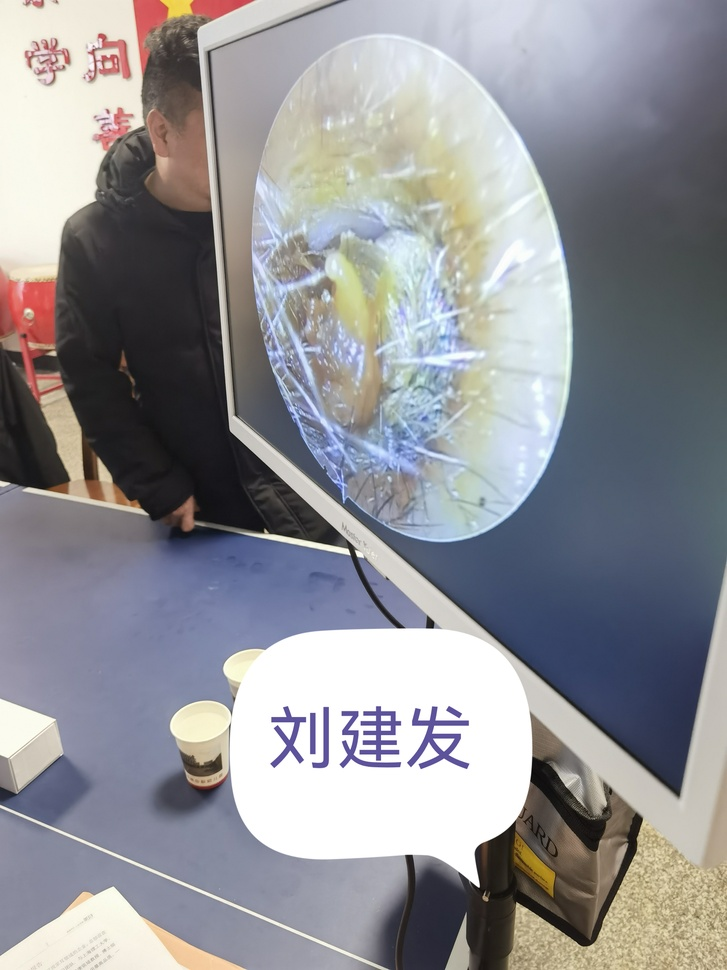
#> input picture data/img/3-4-006.jpeg, 727 x 970 px, shrunk from 3072 x 4096 before the run, found by its file name
$ python demo.py
#> lines starting #> are read from the running program, lines starting #| are printed output that depends on the picture; after the words box and inside, x2 and y2 are one past the last pixel; in counts of white or black regions, pixels touching at a corner belong together; long printed decimals are rounded; pictures that were not available may be replaced by others from this repository, and a replacement may not be noted

import cv2
import numpy as np
import sklearn.metrics as mr


def mutual_information(template_img, campture_area):
    nmi = mr.normalized_mutual_info_score(template_img.reshape(-1),campture_area.reshape(-1))
    return nmi
# 加载目标图像和模板图像
# target_img_path = r"data\img\3-4-006.jpeg"
# target_img_path = r"data\img\3-12-002.jpeg"
target_img_path = r"data\img\3-4-006.jpeg"

# template_img_path = r"data\template\耵聍栓塞\3.jpeg"
template_img_path = r"data\template\1\3.jpeg"

target_img = cv2.imread(target_img_path)
#> target_img is the input picture: shape (970, 727, 3); mean B, G, R 150.8, 146.1, 145.8
template_img = cv2.imread(template_img_path)
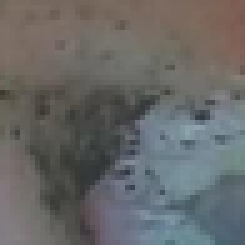
#> input picture data/template/2/3.png, 49 x 49 px, shrunk from 209 x 209 before the run, given in place of 3.jpeg, which was not available (shown 5 times larger)
#> template_img is the input picture: shape (49, 49, 3); mean B, G, R 103.3, 104, 103.7

# 获取目标图像和模板图像的宽高
target_h, target_w = target_img.shape[:2]
#> target_h = 970; target_w = 727
template_h, template_w = template_img.shape[:2]
#> template_h = 49; template_w = 49

# 使用平方差匹配算法
result = cv2.matchTemplate(target_img, template_img, cv2.TM_SQDIFF)
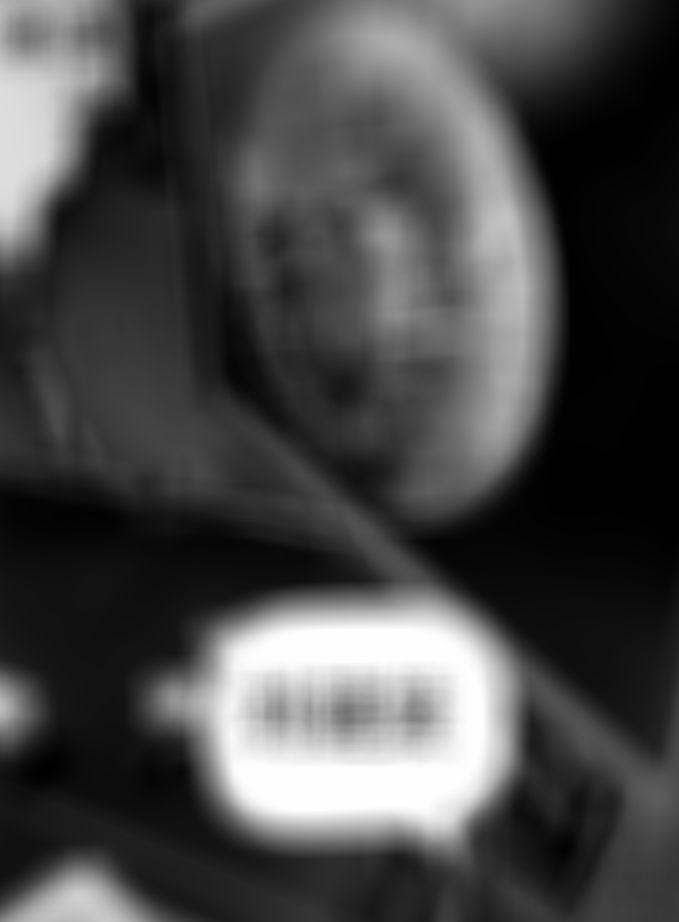
#> result: shape (922, 679) float32; min 4252916, max 168251696, mean 50778760; drawn with min black and max white

# 获取最匹配的位置
min_val, max_val, min_loc, max_loc = cv2.minMaxLoc(result)
#> min_val = 4252916; max_val = 168251696; min_loc = (678, 482); max_loc = (385, 644)
top_left = min_loc
#> top_left = (678, 482)
bottom_right = (top_left[0] + template_w, top_left[1] + template_h)
#> bottom_right = (727, 531)

# 在目标图像上绘制矩形框
cv2.rectangle(target_img, top_left, bottom_right, (0, 255, 0), 2)
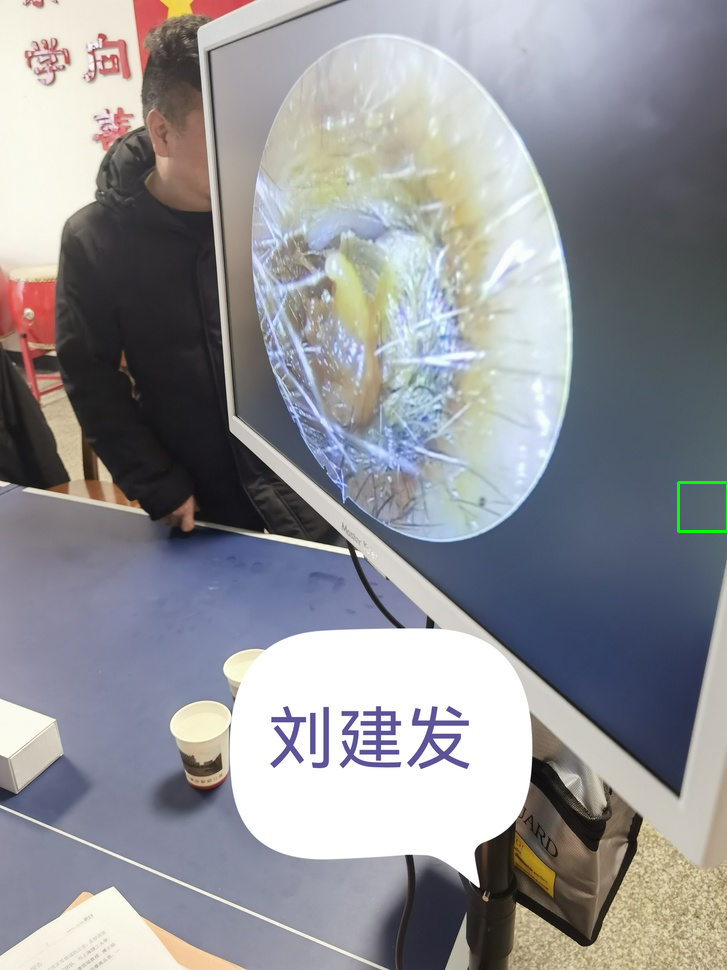
#> target_img: shape (970, 727, 3); 0.07% of pixels changed, all inside (x1, y1, x2, y2) = (677, 481, 727, 533)

# 显示结果图像
cv2.namedWindow('Result', cv2.WINDOW_FREERATIO)
campture_area = target_img[
        top_left[1]:top_left[1]+template_h,
        top_left[0]:top_left[0]+template_w
    ]
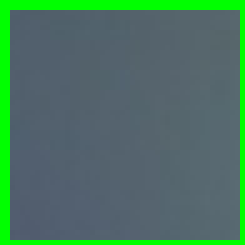
#> campture_area: shape (49, 49, 3) (shown 5 times larger); mean B, G, R 96.8, 117.6, 74.3

print(mutual_information(template_img.reshape(-1),campture_area.reshape(-1)))
#> in mutual_information, `nmi = mr.normalized_mutual_info_score(template_img.reshape(-1),camptur..`: nmi = 0.138
#| 0.138
cv2.imshow('Result', campture_area)

# cv2.imshow('Result', target_img )
cv2.waitKey(0)
cv2.destroyAllWindows()
